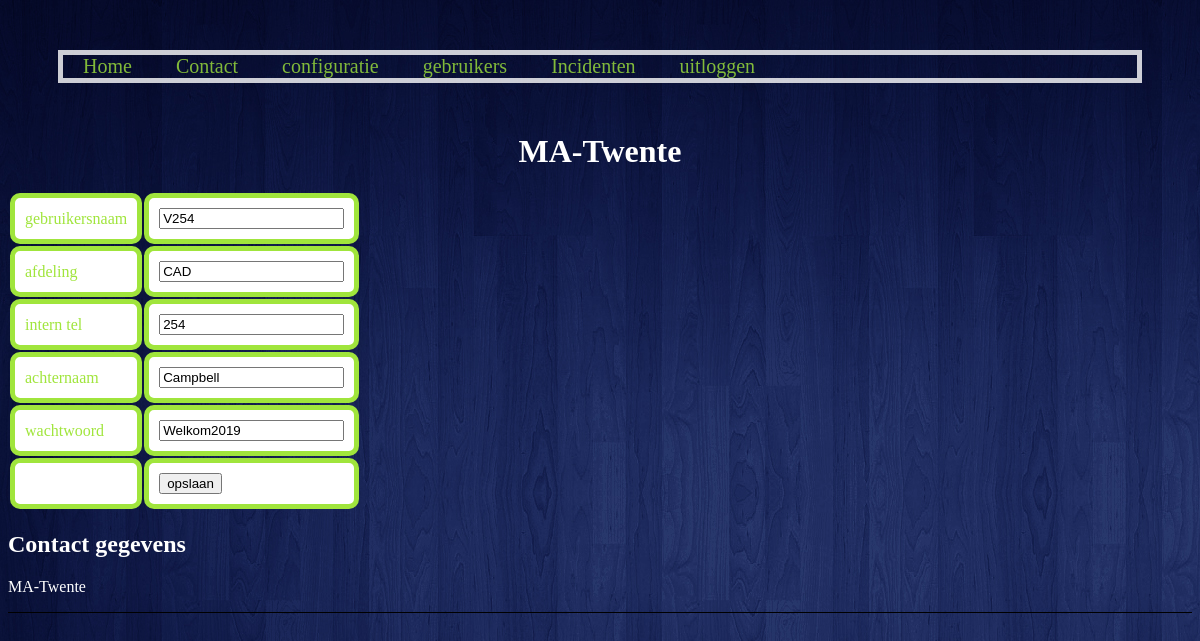
The page /index.php?page=bewerken&gebruikersId=11 (signed in) on the database its author committed.
### tables this page shows
CREATE TABLE `users` (
  `user_id` int(11) NOT NULL,
  `username` varchar(32) NOT NULL,
  `password` varchar(32) NOT NULL,
  `achternaam` varchar(32) NOT NULL,
  `afdeling` text NOT NULL,
  `intern_tel` varchar(3) NOT NULL
);

### bewerken.php (the view, shortened to what this page needs)
<?php
$gebruikersId = $_GET["gebruikersId"];
		$sql = "SELECT * FROM users WHERE user_id= " .$gebruikersId. "";
		$result = mysqli_query($conn,$sql);
		$data = mysqli_fetch_array($result);
		$username = $data['username'];
		$password = $data['password'];
		$achternaam = $data['achternaam'];
		$afdeling = $data['afdeling'];
		$intern_tel = $data['intern_tel'];
print<<< END
<form action="" method="post">
	<input type="hidden" name="gebruikersId" value="{$gebruikersId}">
	<table>
		<tr>
			<td>gebruikersnaam</td>
			<td><input type="text" name="username" value="{$username}"></td>
		</tr>
		<tr>
			<td>afdeling</td>
			<td><input type="text" name="afdeling" value="{$afdeling}"></td>
		</tr>
		<tr>
			<td>intern tel</td>
			<td><input type="text" name="intern_tel" value="{$intern_tel}"></td>
		</tr>
		<tr>
			<td>achternaam</td>
			<td><input type="text" name="achternaam" value="{$achternaam}"></td>
		</tr>
		<tr>
			<td>wachtwoord</td>
			<td><input type="text" name="password" value="{$password}"></td>
		</tr>
		<tr>
			<td></td>
			<td><input type="submit" name="opslaan" value="opslaan"></td>
		</tr>
	</table>
</form>
END;
?>

### stijl.css (style rules this page uses)
body { background-image: url(img/achtergrond.jpg); }
::placeholder { text-align: center; color: white; }
th, td { background-color: white; border: 5px solid #A0E53C; border-radius: 10px; color: #A0E53C; padding: 10px; }

### rows shown on the page
users: username "V254", afdeling "CAD", intern_tel "254", achternaam "Campbell", password "Welkom2019"
